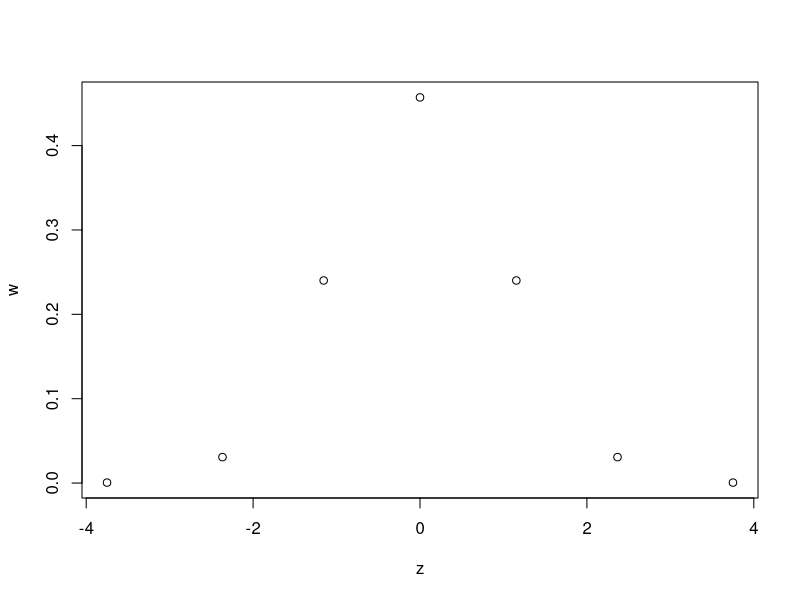

R code for this plot:
ghq <- statmod::gauss.quad.prob(7, dist='normal')

z<-ghq$nodes
w<-ghq$weights

plot(z,w)

sum(w*z)

sum(w*z^2)

sum(w*z^4)

sum(w*exp(-0.5+z))
